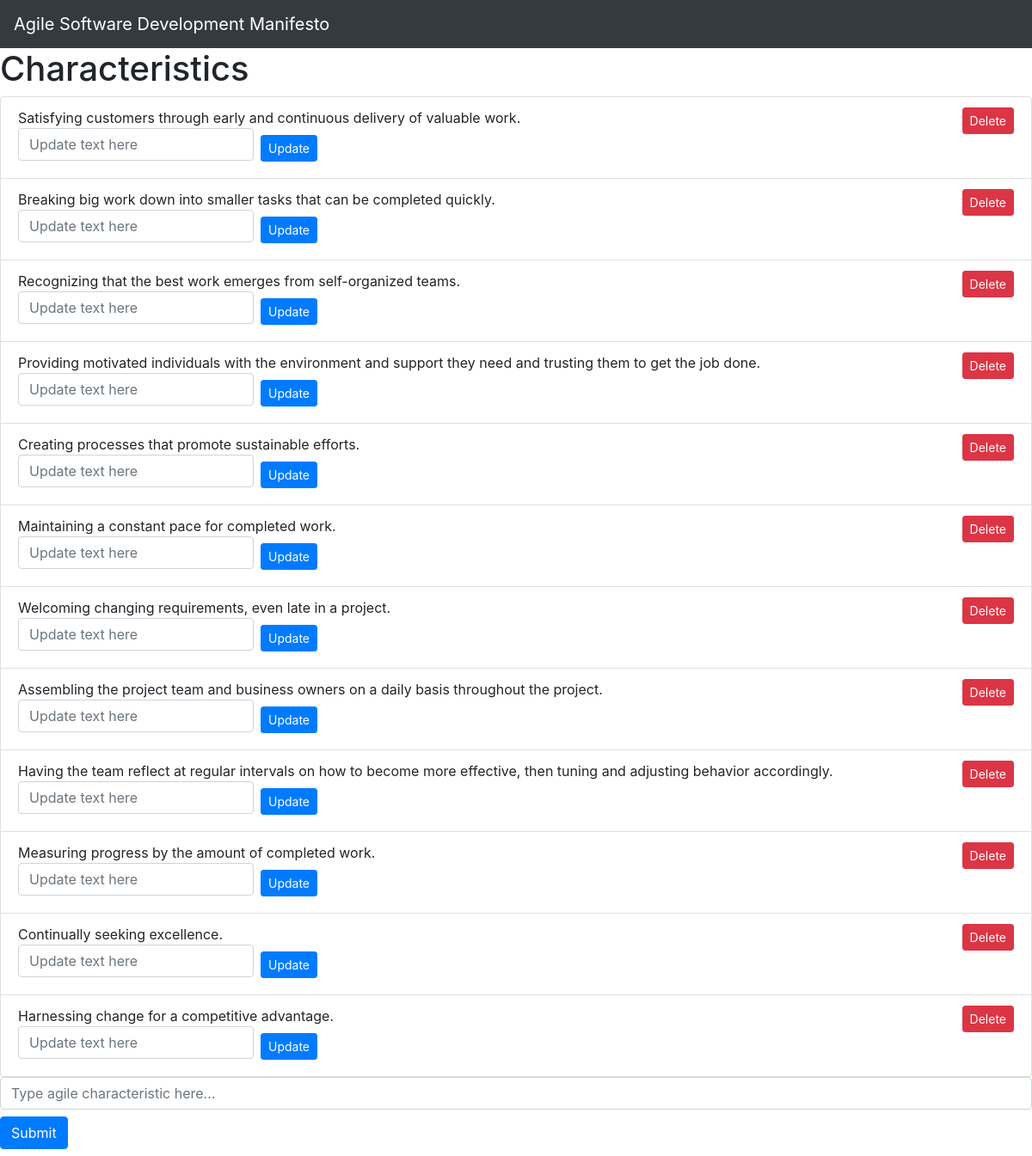
The page /agile/characteristic (signed in) on the database its author committed.
### agile/models.py (models this page shows, shortened)
class Characteristic(models.Model):
    characteristic_text = models.CharField(max_length=200)

### agile/views.py (the view)
@method_decorator(login_required(login_url="/accounts/login"), name="dispatch")
class CharacteristicView(generic.ListView):
    template_name = "agile/characteristic_edit.html"
    context_object_name = "characteristic_list"
    def get_queryset(self):
        return Characteristic.objects.all()

### agile/templates/agile/characteristic_edit.html (shortened to what this page needs)
{% extends 'base.html' %}
{% load static %}
{% block content %}
<body>
<h1>Characteristics</h1>
 {% if characteristic_list %}
 <div class="row">
   <div class="col">
    <ul class="list-group">
       {% for characteristic in characteristic_list %}
         <li class = "list-group-item">
               {{ characteristic.characteristic_text }}
             <div class="float-right">
               <form action="delete_characteristic/{{characteristic.id}}" method="post">
                 <button type="submit" class="btn btn-danger btn-sm ">Delete</button>
               </form>
             </div>
             <form action="update_characteristic/{{characteristic.id}}" class="form-inline" method="post">
                 <input name="content" class="form-control form-control mb-2 mr-sm-2" type="text" placeholder="Update text here">
                 <div class="float-right">
                   <button type="submit" class="btn btn-primary btn-sm ">Update</button>
                 </div>
             </form>
         </li>
  {% endfor %}
     </ul>
   </div>
 </div>
{% else %}
 <p>Please input an Agile Characteristic.</p>
{% endif %}
</body>
  <div class="row">
   <div class="col">
     <form action="add_characteristic/" class="form-in-line" method="post">
      <input type="text" name="content" class="form-control mb-2 mr-sm-2" placeholder="Type agile characteristic here...">
      <button type="submit" class="btn btn-primary mb-2">Submit</button>
     </form>
   </div>
  </div>
{% endblock %}

### rows shown on the page
Characteristic: characteristic_text "Satisfying customers through early and continuous delivery of valuable work."
Characteristic: characteristic_text "Breaking big work down into smaller tasks that can be completed quickly."
Characteristic: characteristic_text "Recognizing that the best work emerges from self-organized teams."
Characteristic: characteristic_text "Providing motivated individuals with the environment and support they need and trusting them to get the job done."
Characteristic: characteristic_text "Creating processes that promote sustainable efforts."
Characteristic: characteristic_text "Maintaining a constant pace for completed work."
Characteristic: characteristic_text "Welcoming changing requirements, even late in a project."
Characteristic: characteristic_text "Assembling the project team and business owners on a daily basis throughout the project."
Characteristic: characteristic_text "Having the team reflect at regular intervals on how to become more effective, then tuning and adjusting behavior accordingly."
Characteristic: characteristic_text "Measuring progress by the amount of completed work."
Characteristic: characteristic_text "Continually seeking excellence."
Characteristic: characteristic_text "Harnessing change for a competitive advantage."
